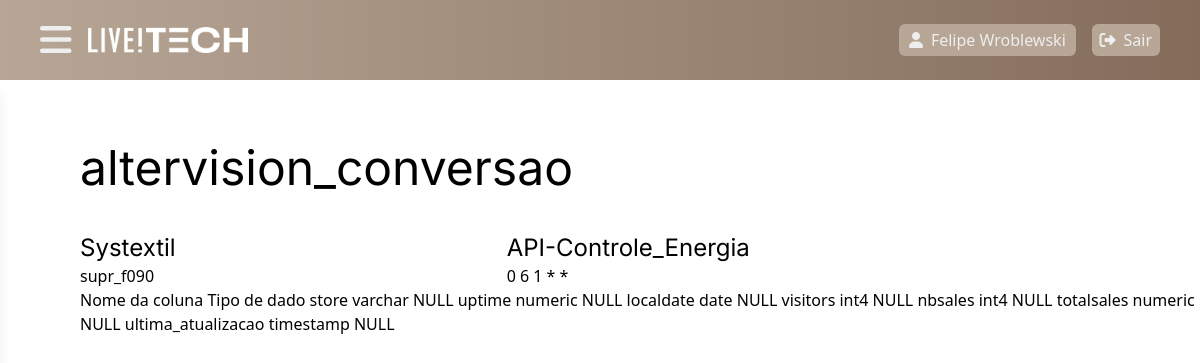
Screenshot of /tabela/detalhes/5 (signed in) with the database file from the repository.
### app/models.py (models this page shows)
class User(db.Model, UserMixin):
    id = db.Column(db.Integer, primary_key=True)
    nome = db.Column(db.String, nullable=False, default="Indivíduo Indigente")
    email = db.Column(db.String, nullable=False)
    senha = db.Column(db.String, nullable=True)
    adm = db.Column(db.Boolean, default=False)
    def puxar_nome(self):
        return self.nome

class Tabela(db.Model):
    id = db.Column(db.Integer, primary_key=True)
    nome_tabela = db.Column(db.String, nullable=False)
    descricao_tabela = db.Column(db.String, nullable=True)
    esquema = db.Column(db.String, nullable=False)
    dag_id = db.Column(db.Integer, db.ForeignKey('dag.id', name="fk_tabela_dag"), nullable=False)
    origem_id = db.Column(db.Integer, db.ForeignKey('origem.id', name="fk_tabela_origem"), nullable=False)
    dag = db.relationship('Dag', back_populates='tabelas')
    origem = db.relationship('Origem', back_populates='tabelas')
    colunas = db.relationship('Colunas', back_populates='tabela', lazy=True, cascade="all, delete-orphan")

class Origem(db.Model):
    id = db.Column(db.Integer, primary_key=True)
    sistema_origem = db.Column(db.String, nullable=False)
    tabela_origem = db.Column(db.String, nullable=False)
    tabelas = db.relationship('Tabela', back_populates='origem', lazy=True)

class Dag(db.Model):
    id = db.Column(db.Integer, primary_key=True)
    dag = db.Column(db.String, nullable=False)
    schedule = db.Column(db.String, nullable=False)
    tabelas = db.relationship('Tabela', back_populates='dag', lazy=True)

class Colunas(db.Model):
    id = db.Column(db.Integer, primary_key=True)
    nome_coluna = db.Column(db.String(100), nullable=False)
    tipo_dado = db.Column(db.String(50), nullable=False)
    tabela_id = db.Column(db.Integer, db.ForeignKey('tabela.id', name="fk_colunas_tabela"), nullable=False)
    tabela = db.relationship('Tabela', back_populates='colunas')

### app/views.py (the view)
@app.route('/tabela/detalhes/<int:tabela_id>', methods=['GET'])
@login_required
def detalhesTabela(tabela_id):
    from sqlalchemy.orm import joinedload
    tabela = Tabela.query.options(
        joinedload(Tabela.dag),
        joinedload(Tabela.origem)
    ).filter_by(id=tabela_id).first_or_404()
    colunas = tabela.colunas
    return render_template('tabela_detalhes.html', tabela=tabela, colunas=colunas)

### app/models.py (called while the page is built)
@login_manager.user_loader
def load_user(user_id):
    return User.query.get(user_id)

### app/views.py (called while the page is built)
@app.after_request
def add_header(response):
    response.cache_control.no_store = True
    return response

@app.context_processor
def inject_user():
    return dict(current_user=current_user)

### app/templates/tabela_detalhes.html (shortened to what this page needs)
{% extends 'base.html' %}
{% block content %}
    <div class="h-screen w-full">
        <div class="flex justify-center pt-36 pl-20 flex-col">
            <h1 class="text-5xl font-inter">{{ tabela.nome_tabela }}</h1>
            <div class="flex flex-row mt-10">
                <div class="w-1/2">
                <h3 class="text-2xl font-inter">{{ tabela.origem.sistema_origem }}</h3>
                <p>{{ tabela.origem.tabela_origem }}</p>
            </div>
            <div class="w-full ml-20">
                <h3 class="text-2xl font-inter">{{ tabela.dag.dag }}</h3>
                <p>{{ tabela.dag.schedule }}</p>
            </div>
            </div>
            <thead class="bg-gray-100">
                <tr>
                    <th class="px-6 py-3 text-left text-xs font-medium text-gray-700 uppercase tracking-wider">Nome da coluna</th>
                    <th class="px-6 py-3 text-left text-xs font-medium text-gray-700 uppercase tracking-wider">Tipo de dado</th>
                </tr>
            </thead>
            <tbody class="bg-white divide-y  divide-gray-200">
                {%for coluna in colunas%}
                <tr>
                    <td class="px-6 py-4 whitespace-nowrap text-sm text-gray-500">{{ coluna.nome_coluna }}</td>
                    <td class="px-6 py-4 whitespace-nowrap text-sm text-gray-500">{{ coluna.tipo_dado }}</td>
                </tr>
            {% else %}
                <td>Nenhuma coluna foi encontrada para esta tabela.</td>
            {% endfor %}
            </tbody>
        </div>
    </div>
{% endblock %}

### app/templates/navbar.html (shortened to what this page needs)
<div class="p-0 m-0 box-border">
        <header class="flex items-center justify-between bg-gradient-to-r from-begePrincipal to-begeForte h-20 w-full flex-row text-brancoCinza fixed">
            <div class="flex items-center gap-4 ml-10">
                <button id="toogleSidebar">
                    <i class="fa-solid fa-bars text-4xl cursor-pointer"></i>
                </button>
                <a href="{{url_for('home')}}" class="decoration-0">
                    <img src="{{url_for('static', filename='imgs/livetech.png')}}" alt="" class="w-40">
                </a>
            </div>
            <div class="flex items-center gap-4 mr-10">
                <a href="{{url_for('home')}}" class="flex flex-row items-center gap-2 p-1 w-4/5 justify-center rounded-md bg-begePrincipal">
                    <i class="fa-solid fa-user"></i>
                    <h1>{{ current_user.puxar_nome() }}</h1>
                </a>
                <a href="{{url_for('logout')}}" class="bg-begePrincipal p-1 w-20 flex flex-row items-center gap-2 justify-center rounded-md">
                    <i class="fa-solid fa-right-from-bracket"></i>
                    <h1>Sair</h1>
                </a>
            </div>
        </header>
    </div>

### app/static/css/main.css (style rules this page uses)
html, :host { line-height: 1.5; -webkit-text-size-adjust: 100%; -moz-tab-size: 4; -o-tab-size: 4; tab-size: 4; font-family: ui-sans-serif, system-ui, sans-serif, "Apple Color Emoji", "Segoe UI Emoji", "Segoe UI Symbol", "Noto Color Emoji"; font-feature-settings: normal; font-variation-settings: normal; -webkit-tap-highlight-color: transparent; }
body { margin: 0; line-height: inherit; }
h1, h2, h3, h4, h5, h6 { font-size: inherit; font-weight: inherit; }
a { color: inherit; text-decoration: inherit; }
button, input, optgroup, select, textarea { font-family: inherit; font-feature-settings: inherit; font-variation-settings: inherit; font-size: 100%; font-weight: inherit; line-height: inherit; letter-spacing: inherit; color: inherit; margin: 0; padding: 0; }
button, select { text-transform: none; }
button, input:where([type='button']), input:where([type='reset']), input:where([type='submit']) { -webkit-appearance: button; background-color: transparent; background-image: none; }
blockquote, dl, dd, h1, h2, h3, h4, h5, h6, hr, figure, p, pre { margin: 0; }
button, [role="button"] { cursor: pointer; }
img, svg, video, canvas, audio, iframe, embed, object { display: block; vertical-align: middle; }
img, video { max-width: 100%; height: auto; }
.fixed { position: fixed; }
.m-0 { margin: 0px; }
.ml-10 { margin-left: 2.5rem; }
.mr-10 { margin-right: 2.5rem; }
.mt-10 { margin-top: 2.5rem; }
.ml-20 { margin-left: 5rem; }
.box-border { box-sizing: border-box; }
.flex { display: flex; }
.h-20 { height: 5rem; }
.h-full { height: 100%; }
.h-screen { height: 100vh; }
.w-1\/2 { width: 50%; }
.w-20 { width: 5rem; }
.w-4\/5 { width: 80%; }
.w-40 { width: 10rem; }
.w-full { width: 100%; }
.cursor-pointer { cursor: pointer; }
.flex-row { flex-direction: row; }
.flex-col { flex-direction: column; }
.items-center { align-items: center; }
.justify-center { justify-content: center; }
.justify-between { justify-content: space-between; }
.gap-2 { gap: 0.5rem; }
.gap-4 { gap: 1rem; }
.rounded-md { border-radius: 0.375rem; }
.bg-begePrincipal { --tw-bg-opacity: 1; background-color: rgb(183 166 150 / var(--tw-bg-opacity, 1)); }
.bg-gradient-to-r { background-image: linear-gradient(to right, var(--tw-gradient-stops)); }
.from-begePrincipal { --tw-gradient-from: #b7a696 var(--tw-gradient-from-position); --tw-gradient-to: rgb(183 166 150 / 0) var(--tw-gradient-to-position); --tw-gradient-stops: var(--tw-gradient-from), var(--tw-gradient-to); }
.to-begeForte { --tw-gradient-to: #846c5b var(--tw-gradient-to-position); }
.p-0 { padding: 0px; }
.p-1 { padding: 0.25rem; }
.pt-36 { padding-top: 9rem; }
.pl-20 { padding-left: 5rem; }
.font-inter { font-family: Inter, sans-serif; }
.text-2xl { font-size: 1.5rem; line-height: 2rem; }
.text-4xl { font-size: 2.25rem; line-height: 2.5rem; }
.text-5xl { font-size: 3rem; line-height: 1; }
.text-brancoCinza { --tw-text-opacity: 1; color: rgb(238 238 238 / var(--tw-text-opacity, 1)); }
.decoration-0 { text-decoration-thickness: 0px; }

### rows the page displays
User: puxar_nome "Felipe Wroblewski"
Tabela: nome_tabela "altervision_conversao"
Origem: origem.sistema_origem "Systextil", origem.tabela_origem "supr_f090"
Dag: dag.dag "API-Controle_Energia", dag.schedule "0 6 1 * *"
Colunas: nome_coluna "store", tipo_dado "varchar NULL"
Colunas: nome_coluna "uptime", tipo_dado "numeric NULL"
Colunas: nome_coluna "localdate", tipo_dado "date NULL"
Colunas: nome_coluna "visitors", tipo_dado "int4 NULL"
Colunas: nome_coluna "nbsales", tipo_dado "int4 NULL"
Colunas: nome_coluna "totalsales", tipo_dado "numeric NULL"
Colunas: nome_coluna "ultima_atualizacao", tipo_dado "timestamp NULL"
